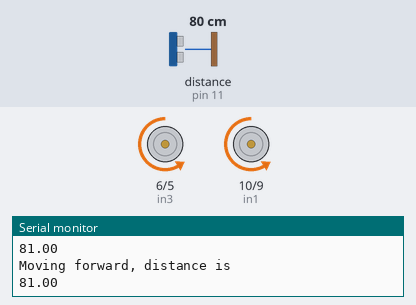
The sketch below on a simulated Arduino Uno, built with avr-gcc and run on an emulated ATmega328P. Shown: motor-driver pin pairs drawn as motors (green arrow = first pin HIGH = forward, orange = second pin HIGH = backward, longer = more drive), the last lines printed to the serial monitor. The test bench sets the inputs (shaded band); at power-on: distance to the obstacle (sensor on pin 11) 80 cm. The echo pulse lasts 58.3 µs per cm.

Above: at 1.2 s.
1.3 s: distance to the obstacle (sensor on pin 11) set to 9 cm
2.8 s: distance to the obstacle (sensor on pin 11) set to 6 cm
At 2.95 s:
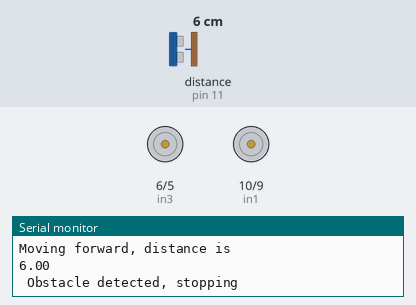
At 5.3 s:
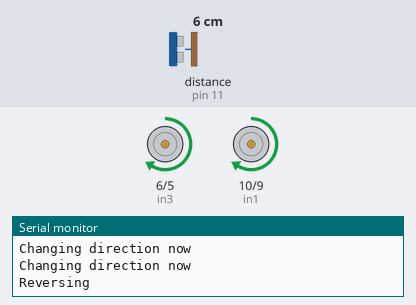
Timing chart, 0 to 11.8 s (numbered marks = the images above; inputs shaded):
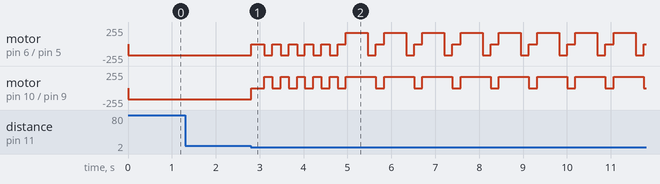

The sketch:

ultrasonicBotTest2.ino
```cpp
// ---------------------------------------------------------------------------
// Example NewPing library sketch that does a ping about 20 times per second.
// ---------------------------------------------------------------------------

#include <NewPing.h>

#define TRIGGER_PIN  12  // Arduino pin tied to trigger pin on the ultrasonic sensor.
#define ECHO_PIN     11  // Arduino pin tied to echo pin on the ultrasonic sensor.
#define MAX_DISTANCE 200 // Maximum distance we want to ping for (in centimeters). Maximum sensor distance is rated at 400-500cm.

int in1 = 10;
int in2 = 9;
int in3 = 6;
int in4 = 5;

int motorSpeed = 170;

int count = 0;

NewPing sonar(TRIGGER_PIN, ECHO_PIN, MAX_DISTANCE); // NewPing setup of pins and maximum distance.

void setup()
{
  Serial.begin(115200); // Open serial monitor at 115200 baud to see ping results.
  pinMode(in1, OUTPUT);
  pinMode(in2, OUTPUT);
  pinMode(in3, OUTPUT);
  pinMode(in4, OUTPUT);
}

void loop()
{
  Serial.print("Ping: ");
  Serial.print(sonar.ping_cm()); // Send ping, get distance in cm and print result (0 = outside set distance range)
  Serial.println("cm");
  float distance = (sonar.ping_cm());
  while ((distance > 8) || (distance == 0))
  {
    analogWrite(in4, motorSpeed); //right forward
    analogWrite(in3, LOW); //right backward

    analogWrite(in2, motorSpeed); //left forward
    analogWrite(in1, LOW); //left backward
    distance = (sonar.ping_cm());
    Serial.println("Moving forward, distance is ");
    Serial.println(distance);
  }

  if (distance < 8 && distance != 0)
  {
    digitalWrite(in1, LOW);
    digitalWrite(in3, LOW);
    digitalWrite(in2, LOW);
    digitalWrite(in4, LOW);
    Serial.println(" Obstacle detected, stopping");
    delay(300);
    while (distance <= 8 && distance != 0 )
    {
      Serial.println("Changing direction now");
      analogWrite(in4, motorSpeed); //right forward
      analogWrite(in3, LOW); //right backward
      analogWrite(in2, LOW); //left forward
      analogWrite(in1, motorSpeed); //left backward
      delay(180);
      distance = (sonar.ping_cm());
      digitalWrite(in1, LOW);
      digitalWrite(in3, LOW);
      digitalWrite(in2, LOW);
      digitalWrite(in4, LOW);
      delay(190);
      count = count + 1;
      if (count >= 5)
      {
        Serial.println("Reversing");
        analogWrite(in4, LOW); //right forward
        analogWrite(in3, motorSpeed); //right backward

        analogWrite(in2, LOW); //left forward
        analogWrite(in1, motorSpeed); //left backward
        delay(500);
        Serial.println("Stopped reverse");
        digitalWrite(in1, LOW);
        digitalWrite(in3, LOW);
        digitalWrite(in2, LOW);
        digitalWrite(in4, LOW);
      }
    }
  }
}
```

Measured:
- the behaviour switches between 8 and 7 cm on distance to the obstacle (sensor on pin 11) (found by bisection; images 0 and 1)
